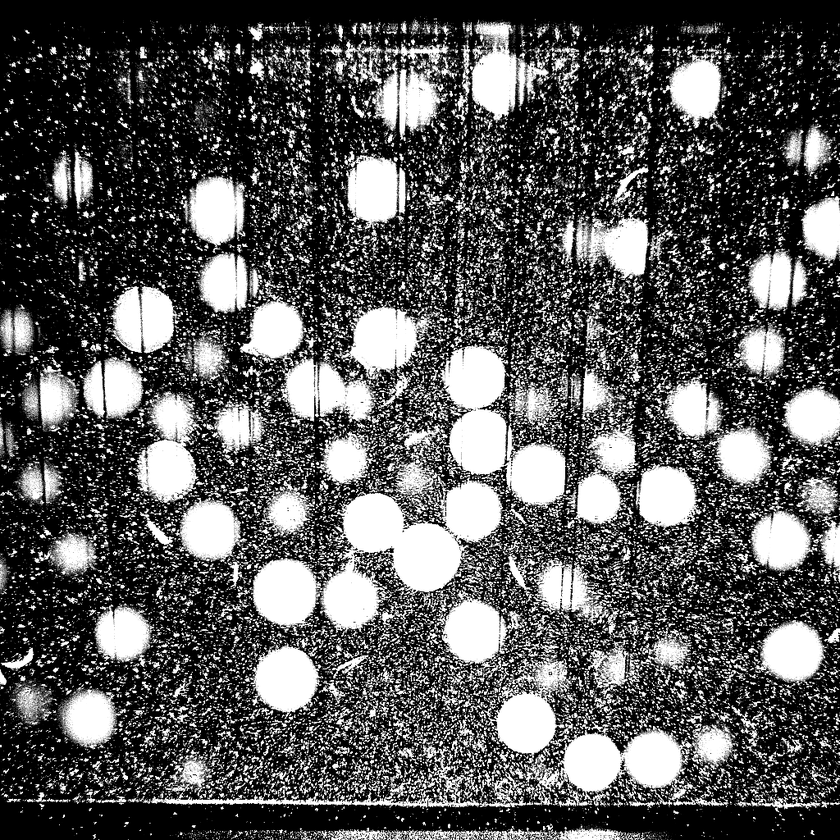
%> input picture Example_images/Enhanced_images/Img00010002.tif, 840 x 840 px, shrunk from 1024 x 1024 before the run
$ octave From_app.m   (GNU Octave 9; MATLAB toolbox functions it lacks are replaced by stand-ins)
%> lines starting %> are read from the running program, lines starting %| are printed output that depends on the picture; in (x1, y1, x2, y2) boxes, pixels count from 0 and x2, y2 are one past the last pixel; in counts of white or black regions, pixels touching at a corner belong together; the program's own positions count from 1
% Adjust data to span data range.
close all;
clc;
clear all;

X = imread('/Users/szade/Documents/PIV_project/PTV images/Img00010002.tif');
%> X is the input picture: size 840x840 uint8; min 0, max 255, mean 89.1
Y = imadjust(imread('/Users/szade/Documents/PIV_project/Img00010002.tif'));

X = imadjust(X);

imageInputSize = size(X);
%> imageInputSize = [840 840]

% Threshold image - global threshold
BW = imbinarize(X);
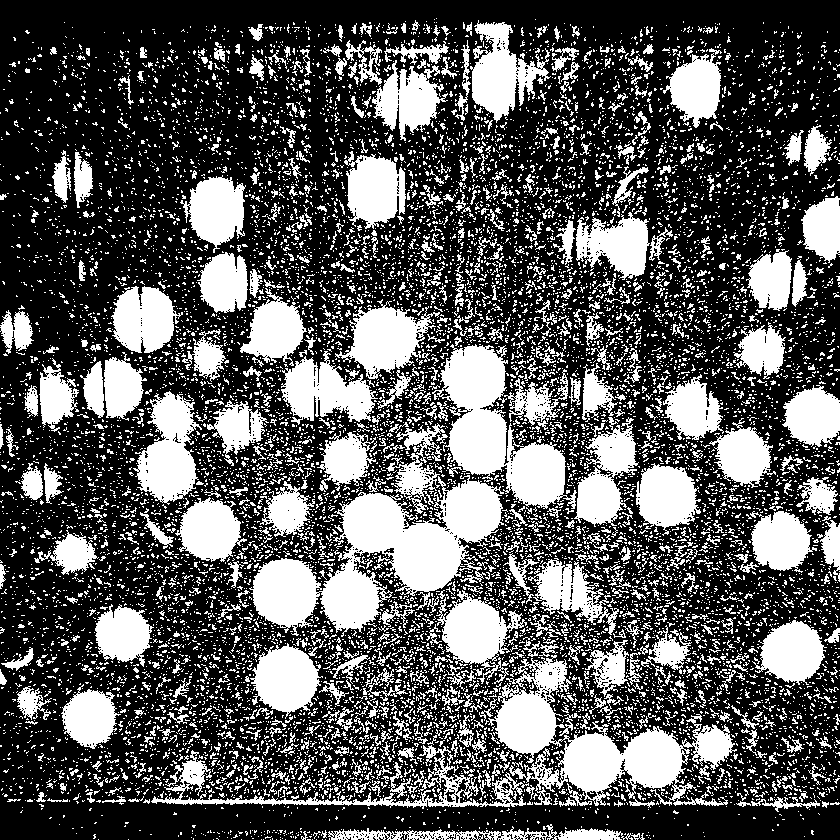
%> BW: size 840x840 logical; 34.4% white; 12837 white regions (11959 under 20 px), largest, box (x1, y1, x2, y2) and area: (249, 475, 504, 637) 17391, (488, 655, 737, 808) 13247, (432, 344, 577, 509) 9974

% Open mask with disk
radius = 5;
decomposition = 0;
se = strel('disk', radius, decomposition);
BW = imopen(BW, se);
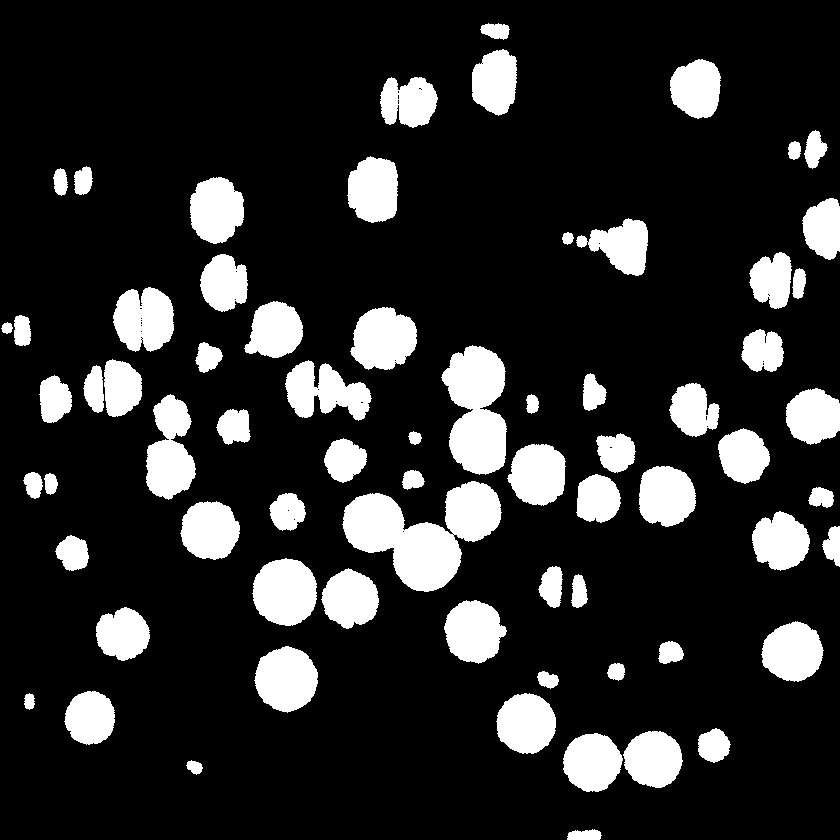
%> BW: size 840x840 logical; 16.6% white; 70 white regions, largest, box (x1, y1, x2, y2) and area: (342, 481, 502, 592) 9232, (441, 345, 507, 475) 6055, (146, 394, 196, 500) 3483

% Create masked image.
maskedImage = X;
maskedImage(~BW) = 0;
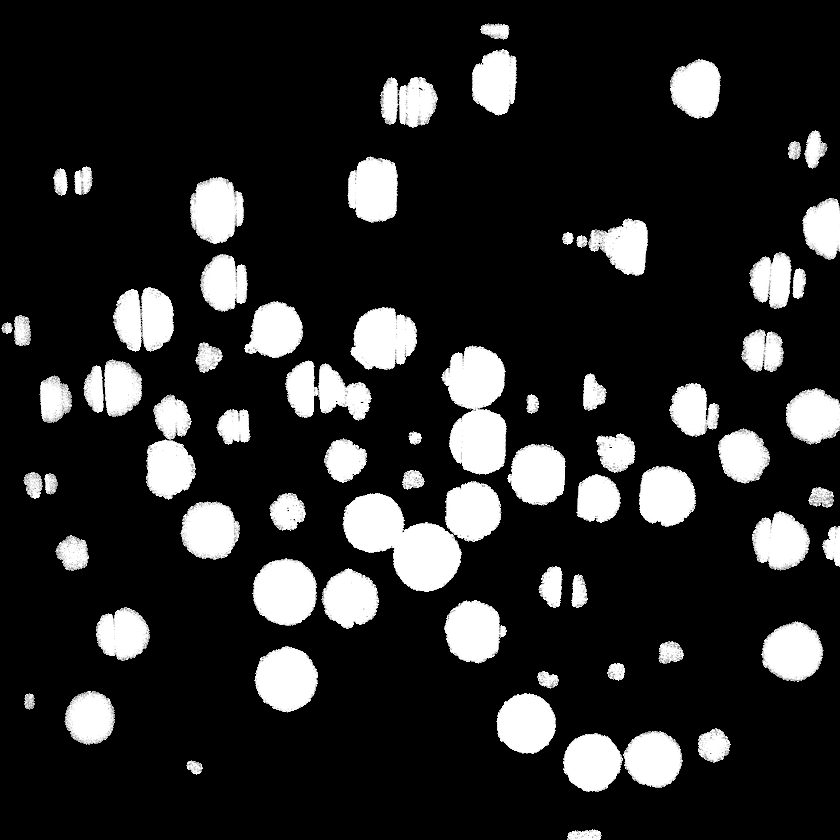
%> maskedImage: size 840x840 uint8; min 0, max 255, mean 40.8

% Find circles
[centers,radii,metric] = imfindcircles(maskedImage,[23 45],'ObjectPolarity','bright','Sensitivity',0.97);
%> centers = 58 rows, first 12: [592.5 762.9; 526.7 724.5; 285.7 592.9; 426.7 556.9; 90.16 718.4; 286.6 679.3; 372.8 523.5; 793.5 652.4; 276.9 330.5; 475 377.9; 654.4 759.6; 666.4 496.9]; radii = 58 values, max 34.13 at index 4, min 23 at index 42, mean 28.04; metric = 58 values, max 0.194 at index 1, min 1.06e-05 at index 58, mean 0.0886

$ run again, with Example_images/Enhanced_images/Img00020001.tif copied over Example_images/Enhanced_images/Img00010002.tif
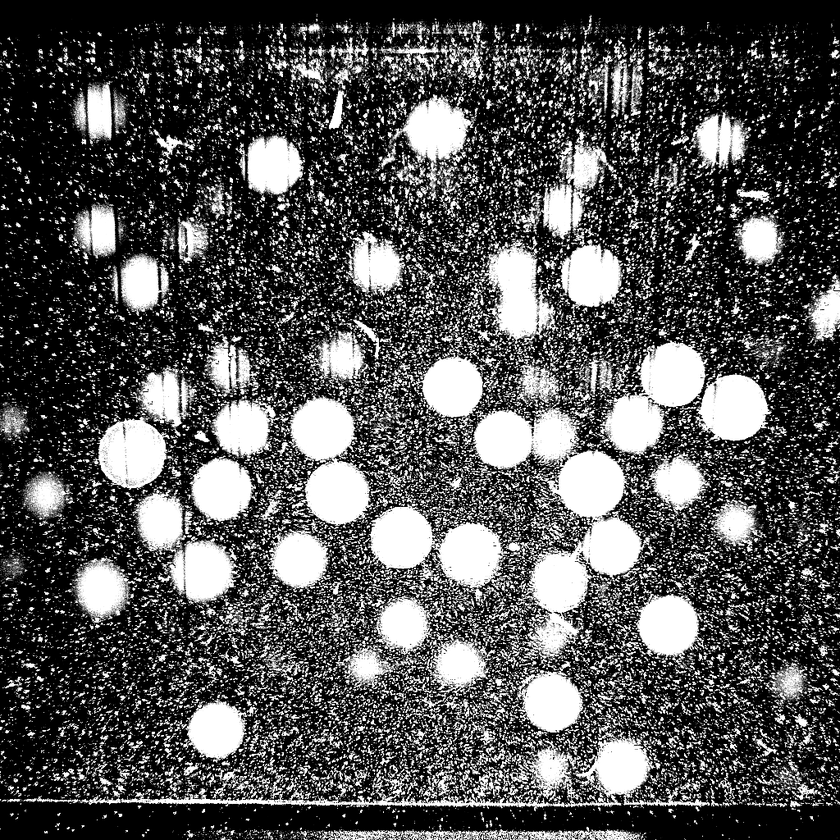
%> input picture Example_images/Enhanced_images/Img00020001.tif, 840 x 840 px, shrunk from 1024 x 1024 before the run
%> X is the input picture: size 840x840 uint8; min 0, max 255, mean 84
%> `BW = imbinarize(X);`:
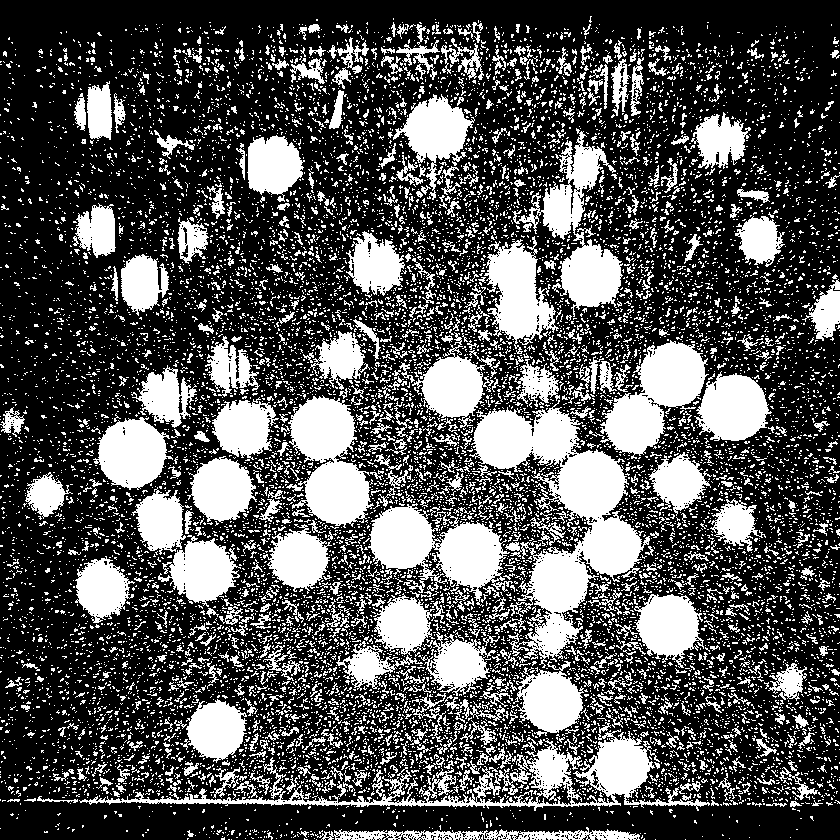
%> BW: size 840x840 logical; 32.3% white; 13436 white regions (12469 under 20 px), largest, box (x1, y1, x2, y2) and area: (469, 400, 650, 668) 17108, (79, 722, 710, 811) 9391, (368, 503, 513, 607) 7242
%> `BW = imopen(BW, se);`:
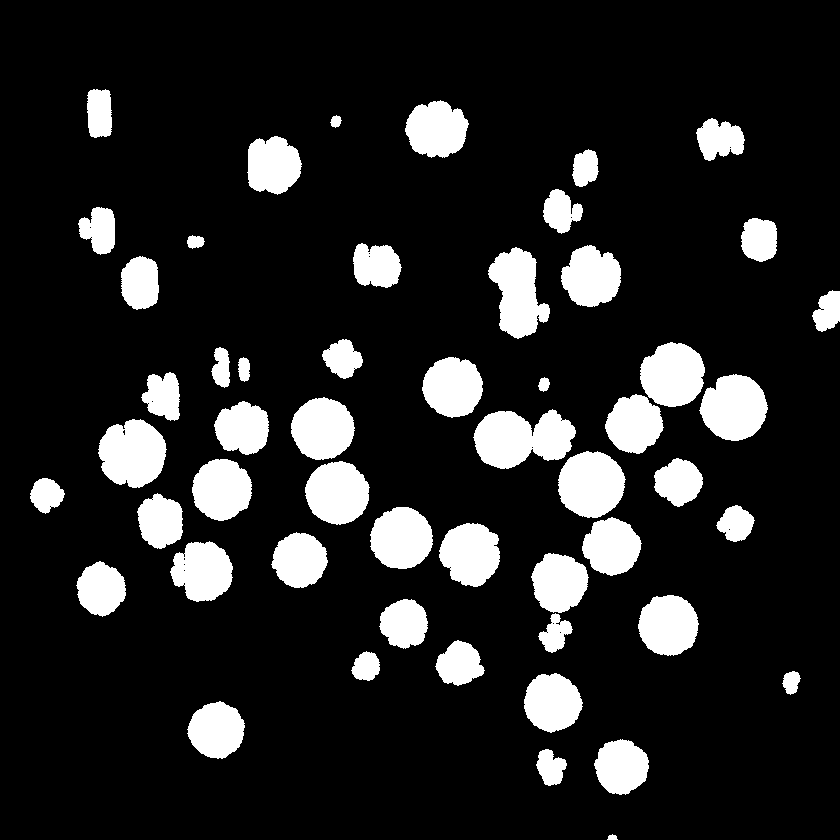
%> BW: size 840x840 logical; 14.2% white; 53 white regions, largest, box (x1, y1, x2, y2) and area: (473, 409, 576, 469) 4278, (98, 419, 167, 488) 3553, (558, 451, 626, 518) 3485
%> centers = 46 rows, first 12: [454 387; 402.2 538.9; 735.3 408.5; 337.3 493.3; 591.3 484.9; 668.9 626; 673.7 375; 216.5 731.1; 503.7 440.4; 552.7 703; 322.8 429.5; 622.6 767.6]; radii = 46 values, max 33.77 at index 14, min 23 at index 43, mean 27.53; metric = 46 values, max 0.186 at index 1, min 0.000162 at index 46, mean 0.1
